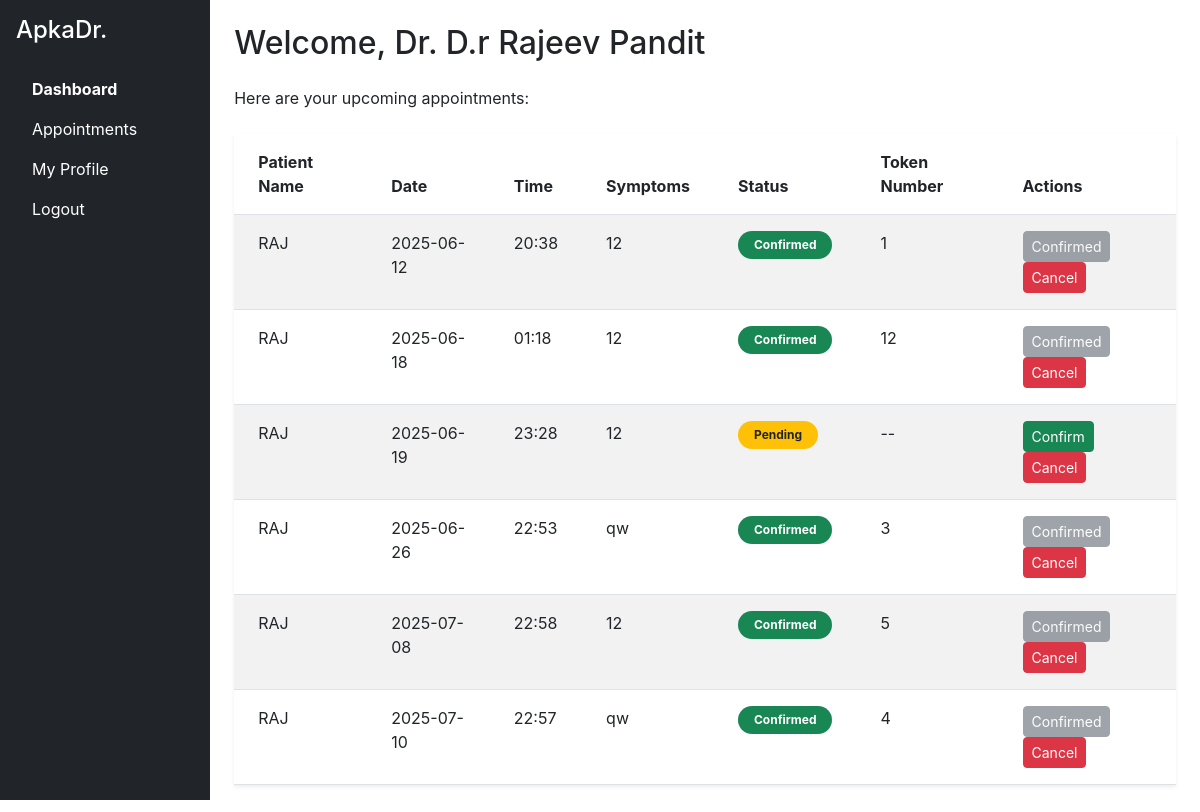
Before: /doctor_dashboard/1 (signed in) with the older database file.
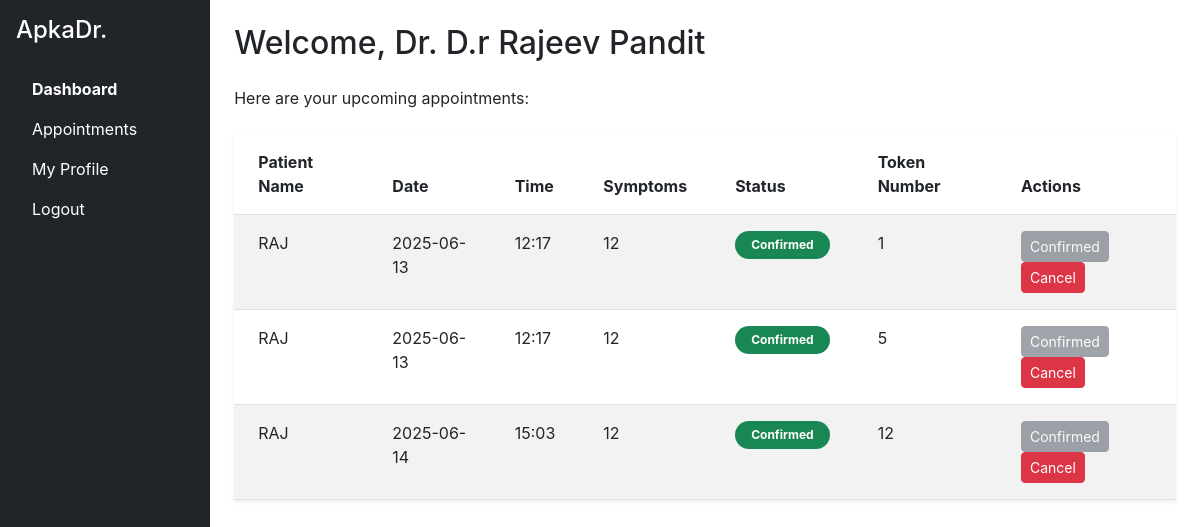
After: the same page with the newer database file.
### backend/models.py (models this page shows, shortened)
class Doctor(db.Model):
    id = db.Column(db.Integer, primary_key=True)
    full_name = db.Column(db.String(100), nullable=False)
    email = db.Column(db.String(100), unique=True, nullable=False)
    phone = db.Column(db.String(20), nullable=False)
    specialty = db.Column(db.String(100), nullable=False)
    password = db.Column(db.String(200), nullable=False)   # Hashed
    status = db.Column(db.String(20), nullable=False, default='pending')   # 'pending' or 'approved'
    photo = db.Column(db.String(200))   # Path to uploaded photo
    age = db.Column(db.Integer(), nullable=True)    # Added age field
    address = db.Column(db.String(200), nullable=True) # Added address field
    available_from = db.Column(db.String(5), nullable=True)
    available_to = db.Column(db.String(5), nullable=True)
    appointments = db.relationship('Appointment', backref='doctor', lazy=True, primaryjoin="Doctor.id == Appointment.doctor_id")

class Appointment(db.Model):
    id = db.Column(db.Integer, primary_key=True)
    user_id = db.Column(db.Integer, db.ForeignKey('user.id'), nullable=False)
    doctor_id = db.Column(db.Integer, db.ForeignKey('doctor.id'), nullable=False)
    appointment_date = db.Column(db.Date, nullable=False, default=datetime.date.today)
    appointment_time = db.Column(db.String(10), nullable=False, default="09:00 AM") # e.g., "10:30 AM"
    symptoms = db.Column(db.String(500), nullable=False)
    status = db.Column(db.String(20), nullable=False, default='pending') # 'pending', 'confirmed', 'rejected', 'cancelled', 'completed'
    token_number = db.Column(db.String(10), nullable=True) # Optional token number

class User(db.Model):
    id = db.Column(db.Integer(), primary_key=True)
    fullName = db.Column(db.String(), unique=True, nullable=False)
    email = db.Column(db.String(), unique=True, nullable=False)
    age = db.Column(db.Integer(), nullable=False)
    phone = db.Column(db.String(), nullable=False)
    address = db.Column(db.String(), nullable=False)
    password = db.Column(db.String(),nullable=False)
    type = db.Column(db.String(), default="general")
    appointments = db.relationship('Appointment', backref='patient', lazy=True, primaryjoin="User.id == Appointment.user_id")

### backend/controllers.py (the view)
@app.route("/doctor_dashboard/<int:user_id>")
def doctor_dashboard(user_id):
    doctor = Doctor.query.get_or_404(user_id)
    if session.get("user_type") != "doctor" or session.get("user_id") != doctor.id:
        flash("Unauthorized access", "danger")
        return redirect(url_for("login_page"))
    doctor_appointments = Appointment.query.filter_by(doctor_id=doctor.id).order_by(Appointment.appointment_date, Appointment.appointment_time).all()
    return render_template("doctor/doctor_dashboard.html", doctor=doctor, appointments=doctor_appointments)

### templates/doctor/doctor_dashboard.html (shortened to what this page needs)
<!DOCTYPE html>
<html lang="en">
<head>
  <link href="https://cdn.jsdelivr.net/npm/bootstrap@5.3.0/dist/css/bootstrap.min.css" rel="stylesheet" />
</head>
<body>
  <div class="d-flex">
    <nav class="bg-dark text-white p-3 vh-100 rounded-tr-xl rounded-br-xl" style="width: 250px;">
      <h4 class="mb-4">ApkaDr.</h4>
      <ul class="nav flex-column mt-4">
        <li class="nav-item"><a class="nav-link text-white active rounded-md hover:bg-gray-700 transition duration-300" href="{{ url_for('doctor_dashboard', user_id=session.get('user_id')) }}">Dashboard</a></li>
        <li class="nav-item"><a class="nav-link text-white rounded-md hover:bg-gray-700 transition duration-300" href="{{ url_for('doctor_appointments', user_id=session.get('user_id')) }}">Appointments</a></li>
        <li class="nav-item"><a class="nav-link text-white rounded-md hover:bg-gray-700 transition duration-300" href="{{ url_for('doctor_profile', user_id=session.get('user_id')) }}">My Profile</a></li>
        <li class="nav-item"><a class="nav-link text-white rounded-md hover:bg-gray-700 transition duration-300" href="{{ url_for('logout') }}">Logout</a></li>
      </ul>
    </nav>
    <main class="p-4 w-100">
      <h2 class="mb-4 text-3xl font-bold">Welcome, Dr. {{ doctor.full_name }}</h2>
      <p class="text-gray-700">Here are your upcoming appointments:</p>
      <table class="table mt-4 table-striped table-hover rounded-md overflow-hidden shadow-sm">
        <thead class="bg-gray-800 text-white">
          <tr>
            <th scope="col" class="py-3 px-4">Patient Name</th>
            <th scope="col" class="py-3 px-4">Date</th>
            <th scope="col" class="py-3 px-4">Time</th>
            <th scope="col" class="py-3 px-4">Symptoms</th>
            <th scope="col" class="py-3 px-4">Status</th>
            <th scope="col" class="py-3 px-4">Token Number</th>
            <th scope="col" class="py-3 px-4">Actions</th>
          </tr>
        </thead>
        <tbody>
          {% for appointment in appointments %}
          <tr class="hover:bg-gray-50">
            <td class="py-3 px-4">
              {{ appointment.patient.fullName if appointment.patient else 'N/A' }}
            </td>
            <td class="py-3 px-4">
              {{ appointment.appointment_date.strftime('%Y-%m-%d') if appointment.appointment_date else 'N/A' }}
            </td>
            <td class="py-3 px-4">
              {{ appointment.appointment_time if appointment.appointment_time else 'N/A' }}
            </td>
            <td class="py-3 px-4">
              {% if "Patient:" in (appointment.symptoms | default('')) %}
                  {% set patient_details = (appointment.symptoms | default('')).split(',') %}
                  {% set patient_name_line = patient_details[0] | default('') %}
                  {{ patient_name_line.replace('Patient:', '').strip() }} - (Other)
              {% else %}
                  {{ appointment.symptoms | default('N/A') }}
              {% endif %}
            </td>
            <td class="py-3 px-4">
              {% if appointment.status == 'pending' %}
                <span class="badge badge-pending rounded-pill px-3 py-2">Pending</span>
              {% elif appointment.status == 'confirmed' %}
                <span class="badge badge-confirmed rounded-pill px-3 py-2">Confirmed</span>
              {% elif appointment.status == 'cancelled' %}
                <span class="badge badge-cancelled rounded-pill px-3 py-2">Cancelled</span>
              {% elif appointment.status == 'completed' %}
                <span class="badge badge-completed rounded-pill px-3 py-2">Completed</span>
              {% else %}
                <span class="badge bg-secondary rounded-pill px-3 py-2">{{ appointment.status | default('Unknown') | capitalize }}</span>
              {% endif %}
            </td>
            <td class="py-3 px-4">{{ appointment.token_number if appointment.token_number else '--' }}</td>
            <td class="py-3 px-4">
              {% if appointment.status == 'pending' %}
                <a href="{{ url_for('confirm_appointment_by_doctor', appointment_id=appointment.id) }}" class="btn btn-success btn-sm me-2 rounded-md hover:shadow-lg transition duration-300">Confirm</a>
                <a href="{{ url_for('cancel_appointment_by_doctor', appointment_id=appointment.id) }}" class="btn btn-danger btn-sm rounded-md hover:shadow-lg transition duration-300">Cancel</a>
              {% elif appointment.status == 'confirmed' %}
                <button class="btn btn-secondary btn-sm rounded-md" disabled>Confirmed</button>
                <a href="{{ url_for('cancel_appointment_by_doctor', appointment_id=appointment.id) }}" class="btn btn-danger btn-sm rounded-md hover:shadow-lg transition duration-300">Cancel</a>
              {% elif appointment.status == 'cancelled' %}
                <button class="btn btn-warning btn-sm rounded-md" disabled>Cancelled</button>
              {% elif appointment.status == 'completed' %}
                <button class="btn btn-primary btn-sm rounded-md" disabled>Completed</button>
              {% endif %}
            </td>
          </tr>
          {% else %}
          <tr>
            <td colspan="7" class="text-center py-4 text-gray-500">No upcoming appointments found.</td>
          </tr>
          {% endfor %}
        </tbody>
      </table>
    </main>
  </div>
</body>
</html>

### templates/doctor/doctor_dashboard.html (style rules this page uses)
body { font-family: 'Inter', sans-serif; }
.nav-link.active { font-weight: bold; }
.badge-confirmed { background-color: #198754; color: #fff; }

Changed rows visible on the page:
removed Appointment: patient "RAJ", appointment_date "2025-06-18", appointment_time "01:18", symptoms "12", status "Confirmed", token_number "12"
removed Appointment: patient "RAJ", appointment_date "2025-06-19", appointment_time "23:28", symptoms "12", status "Pending", token_number "--"
removed Appointment: patient "RAJ", appointment_date "2025-07-08", appointment_time "22:58", symptoms "12", status "Confirmed", token_number "5"
removed Appointment: patient "RAJ", appointment_date "2025-07-10", appointment_time "22:57", symptoms "qw", status "Confirmed", token_number "4"
changed Appointment (number 1 of 3 on the later page): appointment_date "2025-06-12" → "2025-06-13"; appointment_time "20:38" → "12:17"
now on this page (row edited): Appointment: patient "RAJ", appointment_date "2025-06-13", appointment_time "12:17", symptoms "12", status "Confirmed", token_number "5"
changed Appointment (number 3 of 3 on the later page): appointment_date "2025-06-26" → "2025-06-14"; appointment_time "22:53" → "15:03"; symptoms "qw" → "12"; token_number "3" → "12"
